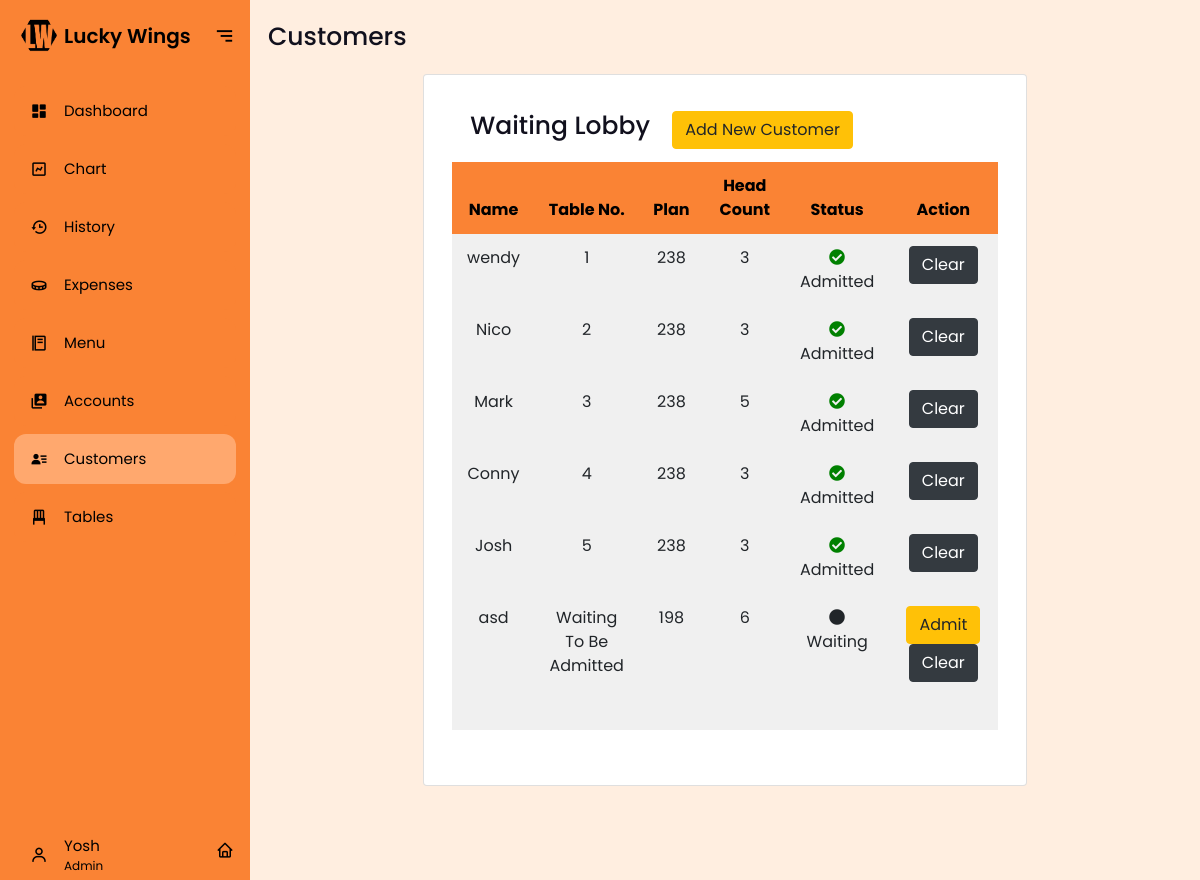
The app's page /orders.php?m=1 (signed in) with its own data.
### tables this page shows
CREATE TABLE `customers` (
  `id` int(11) NOT NULL,
  `name` varchar(100) NOT NULL,
  `plan` varchar(100) NOT NULL,
  `table_num` int(3) NOT NULL,
  `head_count` int(2) NOT NULL,
  `status` varchar(10) NOT NULL DEFAULT 'Waiting'
);

### orders.php (the view, shortened to what this page needs)
<!DOCTYPE html>
<html lang="en" dir="ltr">
  <head>
    <?php include 'head.php';?>
  </head>
<body>
  <?php
  include 'navbar.php';
  ?>
  <div class="home-section">
    <div class="text">Customers</div>
    <div class="container-fluid">
      <div class="row">
        <div class="col-xl-8 col-md-10 mx-auto">
          <div class="card dashcard">
            <div class="card-content">
              <div class="card-body">
                <div class="media align-items-stretch">
                  <div class="container mt-3 px-2">
                    <div class="text" style="margin-top:-30px;">Waiting Lobby</div>
                    <button id="myBtn" class="btn btn-warning black" name="addCust" onclick="addModal()">Add New Customer</button>
                    <div class="table-responsive">
                      <table class="table table-responsive table-borderless orderlist">
                        <thead>
                            <tr class="bg-dark text-white">
                                <th scope="col" width="5%" >Name</th>
                                <th scope="col" width="5%" >Table No.</th>
                                <th scope="col" width="5%" >Plan</th>
                                <th scope="col" width="6%">Head Count</th>
                                <th scopse="col" class="text-end" width="5%">Status</th>
                                <th scopse="col" class="text-end" width="10%">Action</th>
                            </tr>
                        </thead>
                        <tbody class="scroll">
                        <?php
                          $sql = "SELECT * FROM customers;";
                          $result = $con-> query($sql);
                          if ($result-> num_rows > 0)
                          {
                              while ($row = $result-> fetch_assoc())
                              {
                                  $id = $row["id"];
                                  if ($row["table_num"] == 0) {
                                      $tble = "Waiting To Be Admitted";
                                  }
                                  else {
                                      $tble = $row["table_num"];
                                  }
                                  ?>
                                  <tr>
                                      <td scope='row'><?php echo $row["name"]; ?><input type="hidden" name="id" value="<?php echo $row['id'];?>"></td>
                                      <td> <?php echo $tble?></td>
                                      <td> <?php echo $row["plan"]?></td>
                                      <td class='text-end'><?php echo $row["head_count"] ?></td>
                                      <td class='text-end'><?php
                                          if ($row["status"] == "Admitted")
                                              {
                                              echo "<i class='fas fa-check-circle green'></i>";
                                              echo "<span class='ms-1'> " . $row["status"] . "</span>";
                                              }
                                              else if ($row["status"] == "Waiting")
                                              {
                                              echo "<i class='fas fa-circle yellow'></i>";
                                              echo "<span class='ms-1'> " . $row["status"] . "</span>";
                                              } ?></td>
                                      <td>
                                      <?php if($row['table_num'] == 0){?>
                                        <button class="serve btn btn-warning black" onclick="admitModal<?php echo $id;?>()">Admit</button>
                                      <?php }?>
                                      <button class="delete btn btn-dark" onclick="deleteModal<?php echo $id;?>()">Clear</button>
                                      </td>
                                  </tr>
                                      <?php
                              }
                          }
                          ?>
                        </tbody>
                      </table>
                    </div>
                  </div>
                </div>
              </div>
            </div>
          </div>
        </div>
      </div>
    </div>
</div>
</body>
</html>

### style.css (style rules this page uses)
* { margin: 0; padding: 0; box-sizing: border-box; font-family: "Poppins" , sans-serif; }
.home-section { position: relative; min-height: 110vh; background: #ffeee0; top: 0px; left: 78px; width: calc(100% - 78px); transition: all 0.5s ease; z-index: 2; overflow: hidden; overflow-x: hidden; overflow-y: hidden; }
.sidebar.open ~ .home-section { left: 250px; width: calc(100% - 250px); }
.home-section .text { display: inline-block; color: #11101d; font-size: 25px; font-weight: 500; margin: 18px; }
.table td, .table th { text-align: center; }
body { font-family: 'Open Sans', sans-serif }
.green { color: green }
.orderlist { height: 71vh; background-color: rgb(240, 240, 240); }
.scroll { overflow: hidden; overflow-y: scroll; }
.dashcard { height: 89vh; }
th { background-color: #FA8334; color:rgb(0, 0, 0) }

### records on screen
customers: name "wendy", table_num "1", plan "238", head_count "3", status "Admitted"
customers: name "Nico", table_num "2", plan "238", head_count "3", status "Admitted"
customers: name "Mark", table_num "3", plan "238", head_count "5", status "Admitted"
customers: name "Conny", table_num "4", plan "238", head_count "3", status "Admitted"
customers: name "Josh", table_num "5", plan "238", head_count "3", status "Admitted"
customers: name "asd", table_num "Waiting To Be Admitted", plan "198", head_count "6", status "Waiting"

### other values on screen
$_SESSION['username'] "Yosh"
$_SESSION['position'] "Admin"
